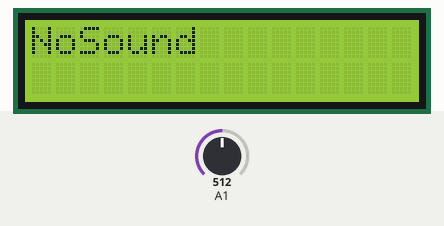
Simulated run of this sketch. Board: Arduino Uno, built with avr-gcc and run on an emulated ATmega328P. On the bench: 16×2 character LCD. Inputs (shaded band) come from the test bench; at power-on: A1 = 512. What the sketch prints to the serial monitor is not drawn.

Above: at 1.2 s.
1.3 s: A1 set to 494
At 2.0 s:
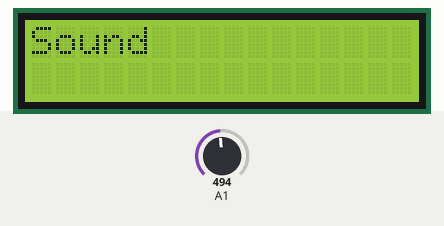
3.0 s: A1 set to 716
At 3.5 s:
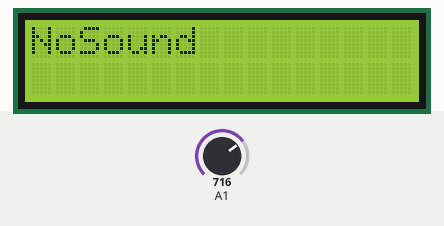
4.5 s: A1 set to 511
At 5.1 s:
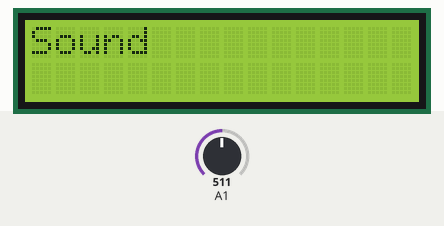
Timing chart, 0 to 7.5 s (numbered marks = the images above; inputs shaded):
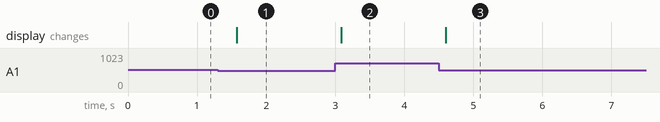

The sketch:

Senzor_zvuka_detekcija.ino
```cpp
#include <LiquidCrystal.h>
#define LCD_PIN 9

LiquidCrystal lcd(8, 9, 4, 5, 6, 7);

static int thresholdvalueSnd;

void setup()
{
    Serial.begin(9600);
    lcd.begin(16,2);
    pinMode(LCD_PIN, OUTPUT);

    thresholdvalueSnd = analogRead(A1);
}

void loop()
{
 int sensorValue = analogRead(A1);
 lcd.setCursor(0,0);
 lcd.clear();
              if(sensorValue<thresholdvalueSnd)
              {
                 lcd.print("Sound");
              }
              if(sensorValue>=thresholdvalueSnd)
              {
                 lcd.print("NoSound");
              }
              Serial.println(sensorValue);
delay(500);
}
```

Measured:
- the behaviour switches between 512 and 511 on A1 (found by bisection; images 0 and 1)
- after the input at 1.3 s, the display: changes after 0.28 s (image 1)
- after the input at 3.0 s, the display: changes after 0.09 s (image 2)
- after the input at 4.5 s, the display: changes after 0.10 s (image 3)
